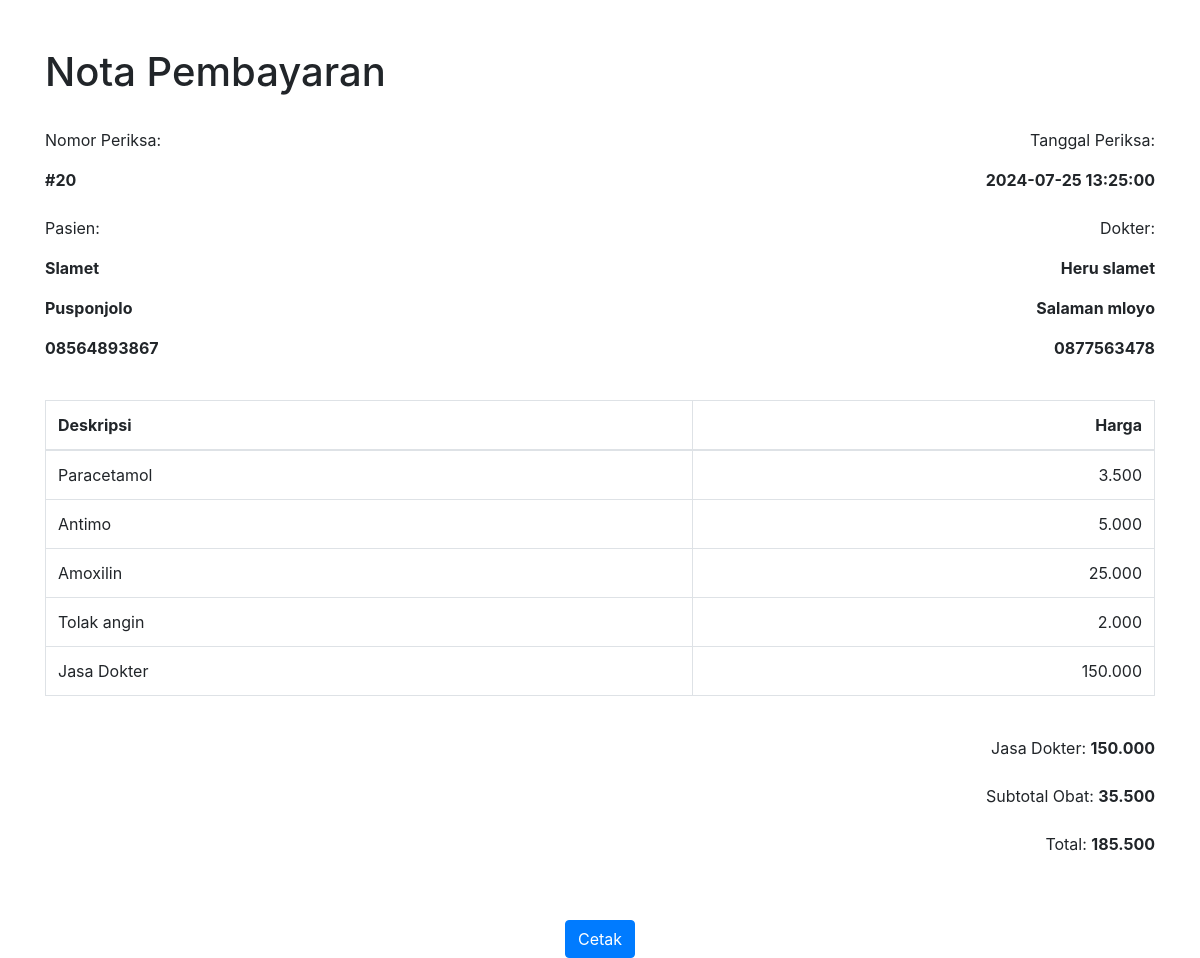
Screenshot of /nota.php?id=20 (signed in) with the database file from the repository.
### tables this page shows
CREATE TABLE `periksa` (
  `id` int(11) NOT NULL,
  `id_dokter` int(11) DEFAULT NULL,
  `id_pasien` int(11) DEFAULT NULL,
  `tgl_periksa` datetime DEFAULT NULL,
  `catatan` text DEFAULT NULL
);

CREATE TABLE `pasien` (
  `id` int(10) NOT NULL,
  `nama` varchar(255) DEFAULT NULL,
  `alamat` varchar(255) DEFAULT NULL,
  `no_hp` varchar(50) DEFAULT NULL
);

CREATE TABLE `dokter` (
  `id` int(10) NOT NULL,
  `nama` varchar(255) DEFAULT NULL,
  `alamat` varchar(255) DEFAULT NULL,
  `no_hp` varchar(50) DEFAULT NULL
);

CREATE TABLE `obat` (
  `id` int(11) NOT NULL,
  `nama_obat` varbinary(50) NOT NULL,
  `kemasan` varchar(35) NOT NULL,
  `harga` int(11) NOT NULL
);

### nota.php (the view, shortened to what this page needs)
<?php
include('./koneksi.php');
$id_periksa = $_GET['id'];
$periksa_query = mysqli_query($mysqli, "SELECT p.*, pa.nama as 'nama_pasien', pa.alamat as 'alamat_pasien', pa.no_hp as 'no_hp_pasien', d.nama as 'nama_dokter', d.alamat as 'alamat_dokter', d.no_hp as 'no_hp_dokter' FROM periksa p JOIN pasien pa ON p.id_pasien = pa.id JOIN dokter d ON p.id_dokter = d.id WHERE p.id = '$id_periksa'");
$periksa = mysqli_fetch_array($periksa_query);
$obat_query = mysqli_query($mysqli, "SELECT o.nama_obat, o.harga FROM detail_periksa dp JOIN obat o ON dp.id_obat = o.id WHERE dp.id_periksa = '$id_periksa'");
$obat_list = [];
$total_obat = 0;
while ($obat = mysqli_fetch_array($obat_query)) {
     $obat_list[] = $obat;
     $total_obat += $obat['harga'];
}
$jasa_dokter = 150000;
$total = $total_obat + $jasa_dokter;
?>
<!DOCTYPE html>
<html lang="en">
<head>
     <link href="https://stackpath.bootstrapcdn.com/bootstrap/4.5.2/css/bootstrap.min.css" rel="stylesheet">
</head>
<body>
     <div class="container mt-5">
          <div class="row mb-4">
               <div class="col">
                    <h1>Nota Pembayaran</h1>
               </div>
          </div>
          <div class="row mb-2">
               <div class="col-md-6">
                    <p>Nomor Periksa:</p>
                    <p><strong>#<?php echo $periksa['id']; ?></strong></p>
               </div>
               <div class="col-md-6 text-right">
                    <p>Tanggal Periksa:</p>
                    <strong><?php echo $periksa['tgl_periksa']; ?></strong>
               </div>
          </div>
          <div class="row mb-4">
               <div class="col-md-6">
                    <p>Pasien:</p>
                    <p><strong><?php echo $periksa['nama_pasien']; ?></strong></p>
                    <p><strong><?php echo $periksa['alamat_pasien']; ?></strong></p>
                    <p><strong><?php echo $periksa['no_hp_pasien']; ?></strong></p>
               </div>
               <div class="col-md-6 text-right">
                    <p>Dokter:</p>
                    <p><strong><?php echo $periksa['nama_dokter']; ?></strong></p>
                    <p><strong><?php echo $periksa['alamat_dokter']; ?></strong></p>
                    <p><strong><?php echo $periksa['no_hp_dokter']; ?></strong></p>
               </div>
          </div>
          <div class="row mb-4">
               <div class="col-md-12">
                    <table class="table table-bordered">
                         <thead>
                              <tr>
                                   <th>Deskripsi</th>
                                   <th class="text-right">Harga</th>
                              </tr>
                         </thead>
                         <tbody>
                              <?php foreach ($obat_list as $obat) { ?>
                                   <tr>
                                        <td><?php echo $obat['nama_obat']; ?></td>
                                        <td class="text-right"><?php echo number_format($obat['harga'], 0, ',', '.'); ?></td>
                                   </tr>
                              <?php } ?>
                              <tr>
                                   <td>Jasa Dokter</td>
                                   <td class="text-right"><?php echo number_format($jasa_dokter, 0, ',', '.'); ?></td>
                              </tr>
                         </tbody>
                    </table>
               </div>
          </div>
          <div class="row mb-2">
               <div class="col-md-12 text-right">
                    <p>Jasa Dokter: <strong><?php echo number_format($jasa_dokter, 0, ',', '.'); ?></strong></p>
               </div>
          </div>
          <div class="row mb-2">
               <div class="col-md-12 text-right">
                    <p>Subtotal Obat: <strong><?php echo number_format($total_obat, 0, ',', '.'); ?></strong></p>
               </div>
          </div>
          <div class="row mb-5">
               <div class="col-md-12 text-right">
                    <p>Total: <strong><?php echo number_format($total, 0, ',', '.'); ?></strong></p>
               </div>
          </div>
          <div class="row print-hidden">
               <div class="col-md-12 text-center">
                    <button class="btn btn-primary" onclick="window.print()">Cetak</button>
               </div>
          </div>
     </div>
</body>
</html>

### rows the page displays
periksa: id "20", tgl_periksa "2024-07-25 13:25:00", id_pasien.nama "Slamet", id_pasien.alamat "Pusponjolo", id_pasien.no_hp "08564893867", id_dokter.nama "Heru slamet", id_dokter.alamat "Salaman mloyo", id_dokter.no_hp "0877563478"
obat: nama_obat "Paracetamol", harga "3.500"
obat: nama_obat "Antimo", harga "5.000"
obat: nama_obat "Amoxilin", harga "25.000"
obat: nama_obat "Tolak angin", harga "2.000"

### other values shown
$jasa_dokter "150.000"
$total_obat "35.500"
$total "185.500"
